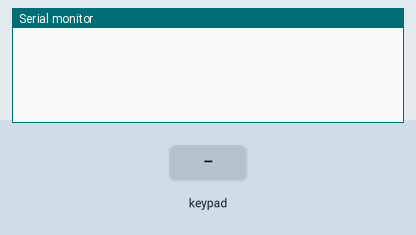
The sketch below on a simulated Arduino Uno, built with avr-gcc and run on an emulated ATmega328P. On the bench: the last lines printed to the serial monitor. The inputs (shaded band) are chosen by the test bench.

Above: at 1.2 s.
1.3 s: key '1' pressed
At 1.9 s:
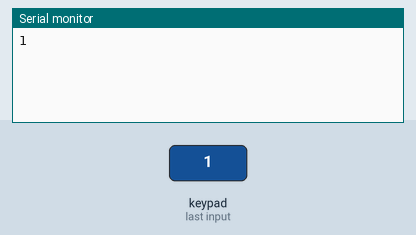
2.8 s: keypad keys 7 8 3 2 # pressed 0.4 s apart
At 5.6 s:
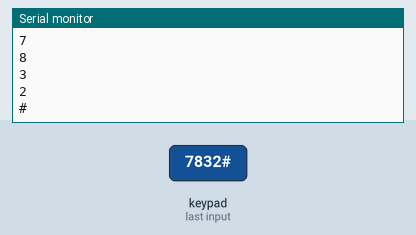
6.3 s: key '*' pressed
At 7.0 s:
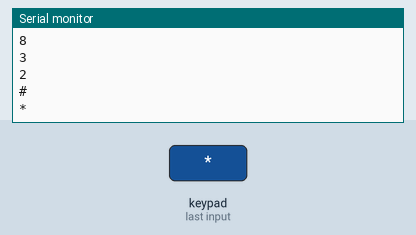
7.8 s: keypad keys 4 5 6 pressed 0.4 s apart
At 9.9 s:
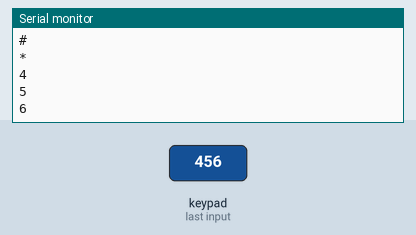
Timing chart, 0 to 11.4 s (numbered marks = the images above; inputs shaded):
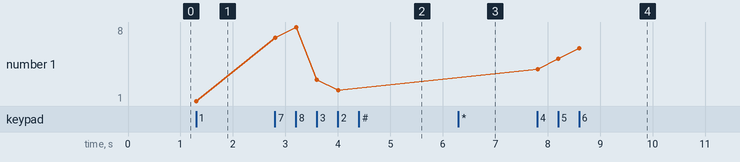

The sketch:

Keypad.ino
```cpp
#include <Wire.h>
//#include "RTC.h"
//#include <LiquidCrystal.h>
#include <Keypad.h>

//LiquidCrystal lcd(12, 11, 10, 5, 4, 3, 2);

//Wire.begin();
//setRtcTime(0, 35, 11, 3, 23, 2, 16); //the current time

const byte ROWS = 4; //four rows
const byte COLS = 3; //three columns
//define the cymbols on the buttons of the keypads
char hexaKeys[ROWS][COLS] = {
  {'1', '2','3'},
  {'4','5','6'},
  {'7','8','9'},  //USE THE NUMBER "ONE" ONLY
  {'*','0','#'}
};
byte rowPins[ROWS] = {7, 8, 3, 2}; //connect to the row pinouts of the keypad
byte colPins[COLS] = {4, 5, 6}; //connect to the column pinouts of the keypad

//initialize an instance of class NewKeypad
Keypad customKeypad = Keypad( makeKeymap(hexaKeys), rowPins, colPins, ROWS, COLS);

void setup(){
  Serial.begin(9600);
}

void loop(){
  char customKey = customKeypad.getKey();

  if (customKey){
    Serial.println(customKey);
  }
}
```

Measured:
- after the input at 1.3 s, the serial monitor: prints a new line at once (image 1)
- after the input at 2.8 s, the serial monitor: prints a new line at once (image 2)
- after the input at 6.3 s, the serial monitor: prints a new line at once (image 3)
- after the input at 7.8 s, the serial monitor: prints a new line at once (image 4)
- plotted number 1: 1 → 2 after the input at 2.8 s, 2 → 6 after the input at 7.8 s
